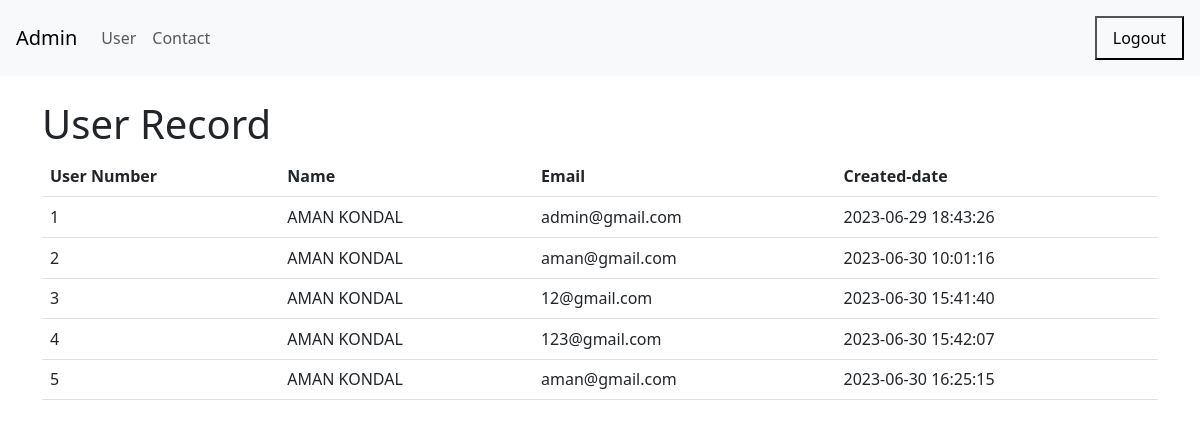
Page /admin/admin-view.php (signed in) on the committed database.
### tables this page shows
CREATE TABLE `user` (
  `id` int(5) NOT NULL,
  `name` varchar(20) NOT NULL,
  `email` varchar(50) NOT NULL,
  `password` varchar(10) NOT NULL,
  `type` int(11) DEFAULT 0,
  `created.date` datetime DEFAULT NULL,
  `isfiled` int(11) NOT NULL DEFAULT 0
);

### admin/admin-view.php (the view, shortened to what this page needs)
<?php
include '../include/main.php';
?>
<!DOCTYPE html>
<html>
<head>
    <link href="https://cdn.jsdelivr.net/npm/bootstrap@5.3.0-alpha1/dist/css/bootstrap.min.css" rel="stylesheet">
</head>
<body>
    <div class="relative w-full bg-white">
        <nav class="navbar navbar-expand-lg navbar-light bg-light p-3">
            <a class="navbar-brand" href="#">Admin </a>
            <div class="collapse navbar-collapse" id="navbarNav">
                <ul class="navbar-nav">
                    <li class="nav-item active">
                        <a class="nav-link" href="admin-view.php">User</a>
                    </li>
                    <li class="nav-item">
                        <a class="nav-link" href="contact.php">Contact</a>
                    </li>
                </ul>
            </div>
            <a href="../logout.php"><button type="button" type="logout" class="rounded-md bg-transparent px-3 py-2 text-sm font-semibold text-black hover:bg-black/10 focus-visible:outline focus-visible:outline-2 focus-visible:outline-offset-2 focus-visible:outline-black">
                    Logout
                </button></a>
    </div>
    <div class="container">
        <br />
        <h1>User Record</h1>
        <table class="table">
            <thead class="thead-dark">
                <tr>
                    <th scope="col">User Number</th>
                    <th scope="col">Name</th>
                    <th scope="col">Email</th>
                    <th scope="col">Created-date</th>
                </tr>
            </thead>
            <tbody>
                <?php
                $query = "SELECT * FROM user";
                $result = mysqli_query($conn, $query);
                if ($result) {
                    if (mysqli_num_rows($result) > 0) {
                        $count = 1;
                        foreach ($result as $data) {
                ?>
            <tbody>
                <tr>
                    <td><?= $count++ ?></td>
                    <td><?= $data['name'] ?></td>
                    <td><?= $data['email'] ?></td>
                    <td><?= $data['created.date'] ?></td>
                </tr>
                <tr>
        <?php
                        }
                    } else {
                        echo "<tr><td colspan='4'>No data found.</td></tr>";
                    }
                } else {
                    echo "Error in query execution: " . mysqli_error($conn);
                }
        ?>
            </tbody>
        </table>
    </div>
</body>

### rows in the picture
user: name "AMAN KONDAL", email "admin@gmail.com", date "2023-06-29 18:43:26"
user: name "AMAN KONDAL", email "aman@gmail.com", date "2023-06-30 10:01:16"
user: name "AMAN KONDAL", email "12@gmail.com", date "2023-06-30 15:41:40"
user: name "AMAN KONDAL", email "123@gmail.com", date "2023-06-30 15:42:07"
user: name "AMAN KONDAL", email "aman@gmail.com", date "2023-06-30 16:25:15"
